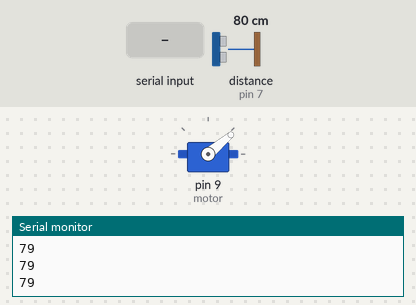
This sketch was run on a simulated Arduino Uno, built with avr-gcc and run on an emulated ATmega328P. Parts: servo, the last lines printed to the serial monitor. Wiring (inferred from the names in the program): ultrasonic range finder: trigger pin 6; echo pin 7. The inputs (shaded band) are chosen by the test bench; at power-on: distance to the obstacle (sensor on pin 7) 80 cm. The echo pulse lasts 58.3 µs per cm.

Above: at 1.2 s.
1.3 s: distance to the obstacle (sensor on pin 7) set to 2 cm
At 1.65 s:
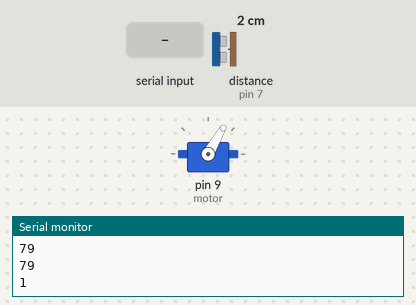
4.3 s: "200\n" received over Serial
At 4.41 s:
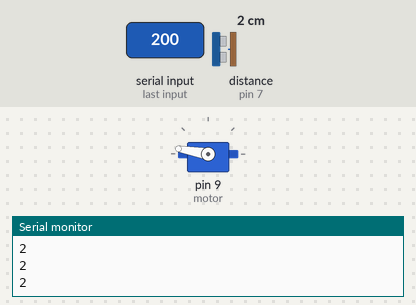
7.3 s: "90,45\n" received over Serial
At 7.9 s:
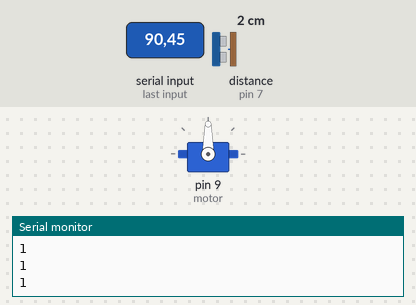
Timing chart, 0 to 10.3 s (numbered marks = the images above; inputs shaded):
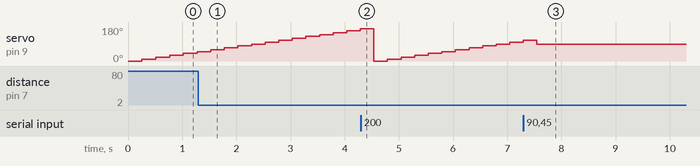

The sketch:

Arduino.ino
```cpp
#include <Servo.h>
const int trig = 6;
const int echo = 7;
Servo motor;
bool radar= true;
long sure;
long uzaklik;
int aci;
bool ileri = true;


int uzaklik_olc() {
  digitalWrite(trig, LOW);
  delayMicroseconds(5);
  digitalWrite(trig, HIGH);
  delayMicroseconds(10);
  digitalWrite(trig, LOW);
  sure = pulseIn(echo, HIGH);
  uzaklik = sure/29.1/2;
  if (uzaklik > 500) {
    uzaklik =500;
  }
  return uzaklik;
}

void Serial_kontrol() {
  String veri;
  if (Serial.available()) {
    veri = Serial.readStringUntil('\n');
    aci = veri.toInt();
    if (aci > 180) {
      radar = true;
      aci=0;
    }
    else {
      radar = false;
    }
  }
}

void setup() {
  // put your setup code here, to run once:
  pinMode(trig, OUTPUT);
  pinMode(echo, INPUT);
  Serial.begin(9600);
  motor.attach(9);

}

void loop() {
  // put your main code here, to run repeatedly:
  int uzak;
  int i;
  Serial_kontrol();
  if (radar) {
  motor.write(aci);
  delay(250);
  uzak = uzaklik_olc();
  Serial.println(uzak);
  if (ileri) {
    aci = aci + 10;
    if (aci >180) {
      aci = 180;
      ileri = false;
    }
  }
  else {
    aci = aci - 10;
    if (aci < 0) {
      aci = 0;
      ileri = true;
    }
  }

  }
  else {
    motor.write(aci);
    delay(100);
    uzak = uzaklik_olc();
    Serial.println(uzak);
    Serial_kontrol();
  }

}
```
